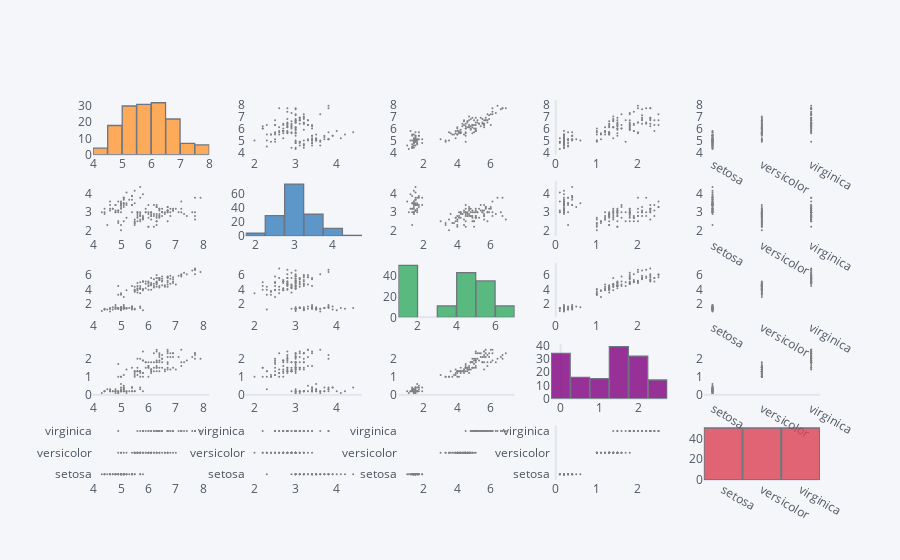

Here is the notebook cell this chart was saved with:
### Code cell
ds.scatter_matrix()

### Figure 1 — Plotly figure (JSON) as saved in the notebook; plotly's stock layout.template omitted (floating-point values rounded to 4 significant figures; data arrays with more than 128 entries replaced by an {"elided": "..."} marker saying what was removed)
{"data": [{"histfunc": "count", "histnorm": "", "marker": {"color": "rgba(255, 153, 51, 1.0)", "line": {"color": "#4D5663", "width": 1.3}}, "name": "sepal_length", "nbinsx": 10, "opacity": 0.8, "orientation": "v", "type": "histogram", "x": {"elided": "150 float values"}, "xaxis": "x", "yaxis": "y"}, {"line": {"color": "rgba(128, 128, 128, 1.0)", "dash": "solid", "shape": "linear", "width": 1.3}, "marker": {"size": 2, "symbol": "circle"}, "mode": "markers", "name": "sepal_length", "text": "", "type": "scatter", "x": {"elided": "150 float values"}, "xaxis": "x2", "y": {"elided": "150 float values"}, "yaxis": "y2"}, {"line": {"color": "rgba(128, 128, 128, 1.0)", "dash": "solid", "shape": "linear", "width": 1.3}, "marker": {"size": 2, "symbol": "circle"}, "mode": "markers", "name": "sepal_length", "text": "", "type": "scatter", "x": {"elided": "150 float values"}, "xaxis": "x3", "y": {"elided": "150 float values"}, "yaxis": "y3"}, {"line": {"color": "rgba(128, 128, 128, 1.0)", "dash": "solid", "shape": "linear", "width": 1.3}, "marker": {"size": 2, "symbol": "circle"}, "mode": "markers", "name": "sepal_length", "text": "", "type": "scatter", "x": {"elided": "150 float values"}, "xaxis": "x4", "y": {"elided": "150 float values"}, "yaxis": "y4"}, {"line": {"color": "rgba(128, 128, 128, 1.0)", "dash": "solid", "shape": "linear", "width": 1.3}, "marker": {"size": 2, "symbol": "circle"}, "mode": "markers", "name": "sepal_length", "text": "", "type": "scatter", "x": {"elided": "150 str values"}, "xaxis": "x5", "y": {"elided": "150 float values"}, "yaxis": "y5"}, {"line": {"color": "rgba(128, 128, 128, 1.0)", "dash": "solid", "shape": "linear", "width": 1.3}, "marker": {"size": 2, "symbol": "circle"}, "mode": "markers", "name": "sepal_width", "text": "", "type": "scatter", "x": {"elided": "150 float values"}, "xaxis": "x6", "y": {"elided": "150 float values"}, "yaxis": "y6"}, {"histfunc": "count", "histnorm": "", "marker": {"color": "rgba(55, 128, 191, 1.0)", "line": {"color": "#4D5663", "width": 1.3}}, "name": "sepal_width", "nbinsx": 10, "opacity": 0.8, "orientation": "v", "type": "histogram", "x": {"elided": "150 float values"}, "xaxis": "x7", "yaxis": "y7"}, {"line": {"color": "rgba(128, 128, 128, 1.0)", "dash": "solid", "shape": "linear", "width": 1.3}, "marker": {"size": 2, "symbol": "circle"}, "mode": "markers", "name": "sepal_width", "text": "", "type": "scatter", "x": {"elided": "150 float values"}, "xaxis": "x8", "y": {"elided": "150 float values"}, "yaxis": "y8"}, {"line": {"color": "rgba(128, 128, 128, 1.0)", "dash": "solid", "shape": "linear", "width": 1.3}, "marker": {"size": 2, "symbol": "circle"}, "mode": "markers", "name": "sepal_width", "text": "", "type": "scatter", "x": {"elided": "150 float values"}, "xaxis": "x9", "y": {"elided": "150 float values"}, "yaxis": "y9"}, {"line": {"color": "rgba(128, 128, 128, 1.0)", "dash": "solid", "shape": "linear", "width": 1.3}, "marker": {"size": 2, "symbol": "circle"}, "mode": "markers", "name": "sepal_width", "text": "", "type": "scatter", "x": {"elided": "150 str values"}, "xaxis": "x10", "y": {"elided": "150 float values"}, "yaxis": "y10"}, {"line": {"color": "rgba(128, 128, 128, 1.0)", "dash": "solid", "shape": "linear", "width": 1.3}, "marker": {"size": 2, "symbol": "circle"}, "mode": "markers", "name": "petal_length", "text": "", "type": "scatter", "x": {"elided": "150 float values"}, "xaxis": "x11", "y": {"elided": "150 float values"}, "yaxis": "y11"}, {"line": {"color": "rgba(128, 128, 128, 1.0)", "dash": "solid", "shape": "linear", "width": 1.3}, "marker": {"size": 2, "symbol": "circle"}, "mode": "markers", "name": "petal_length", "text": "", "type": "scatter", "x": {"elided": "150 float values"}, "xaxis": "x12", "y": {"elided": "150 float values"}, "yaxis": "y12"}, {"histfunc": "count", "histnorm": "", "marker": {"color": "rgba(50, 171, 96, 1.0)", "line": {"color": "#4D5663", "width": 1.3}}, "name": "petal_length", "nbinsx": 10, "opacity": 0.8, "orientation": "v", "type": "histogram", "x": {"elided": "150 float values"}, "xaxis": "x13", "yaxis": "y13"}, {"line": {"color": "rgba(128, 128, 128, 1.0)", "dash": "solid", "shape": "linear", "width": 1.3}, "marker": {"size": 2, "symbol": "circle"}, "mode": "markers", "name": "petal_length", "text": "", "type": "scatter", "x": {"elided": "150 float values"}, "xaxis": "x14", "y": {"elided": "150 float values"}, "yaxis": "y14"}, {"line": {"color": "rgba(128, 128, 128, 1.0)", "dash": "solid", "shape": "linear", "width": 1.3}, "marker": {"size": 2, "symbol": "circle"}, "mode": "markers", "name": "petal_length", "text": "", "type": "scatter", "x": {"elided": "150 str values"}, "xaxis": "x15", "y": {"elided": "150 float values"}, "yaxis": "y15"}, {"line": {"color": "rgba(128, 128, 128, 1.0)", "dash": "solid", "shape": "linear", "width": 1.3}, "marker": {"size": 2, "symbol": "circle"}, "mode": "markers", "name": "petal_width", "text": "", "type": "scatter", "x": {"elided": "150 float values"}, "xaxis": "x16", "y": {"elided": "150 float values"}, "yaxis": "y16"}, {"line": {"color": "rgba(128, 128, 128, 1.0)", "dash": "solid", "shape": "linear", "width": 1.3}, "marker": {"size": 2, "symbol": "circle"}, "mode": "markers", "name": "petal_width", "text": "", "type": "scatter", "x": {"elided": "150 float values"}, "xaxis": "x17", "y": {"elided": "150 float values"}, "yaxis": "y17"}, {"line": {"color": "rgba(128, 128, 128, 1.0)", "dash": "solid", "shape": "linear", "width": 1.3}, "marker": {"size": 2, "symbol": "circle"}, "mode": "markers", "name": "petal_width", "text": "", "type": "scatter", "x": {"elided": "150 float values"}, "xaxis": "x18", "y": {"elided": "150 float values"}, "yaxis": "y18"}, {"histfunc": "count", "histnorm": "", "marker": {"color": "rgba(128, 0, 128, 1.0)", "line": {"color": "#4D5663", "width": 1.3}}, "name": "petal_width", "nbinsx": 10, "opacity": 0.8, "orientation": "v", "type": "histogram", "x": {"elided": "150 float values"}, "xaxis": "x19", "yaxis": "y19"}, {"line": {"color": "rgba(128, 128, 128, 1.0)", "dash": "solid", "shape": "linear", "width": 1.3}, "marker": {"size": 2, "symbol": "circle"}, "mode": "markers", "name": "petal_width", "text": "", "type": "scatter", "x": {"elided": "150 str values"}, "xaxis": "x20", "y": {"elided": "150 float values"}, "yaxis": "y20"}, {"line": {"color": "rgba(128, 128, 128, 1.0)", "dash": "solid", "shape": "linear", "width": 1.3}, "marker": {"size": 2, "symbol": "circle"}, "mode": "markers", "name": "species", "text": "", "type": "scatter", "x": {"elided": "150 float values"}, "xaxis": "x21", "y": {"elided": "150 str values"}, "yaxis": "y21"}, {"line": {"color": "rgba(128, 128, 128, 1.0)", "dash": "solid", "shape": "linear", "width": 1.3}, "marker": {"size": 2, "symbol": "circle"}, "mode": "markers", "name": "species", "text": "", "type": "scatter", "x": {"elided": "150 float values"}, "xaxis": "x22", "y": {"elided": "150 str values"}, "yaxis": "y22"}, {"line": {"color": "rgba(128, 128, 128, 1.0)", "dash": "solid", "shape": "linear", "width": 1.3}, "marker": {"size": 2, "symbol": "circle"}, "mode": "markers", "name": "species", "text": "", "type": "scatter", "x": {"elided": "150 float values"}, "xaxis": "x23", "y": {"elided": "150 str values"}, "yaxis": "y23"}, {"line": {"color": "rgba(128, 128, 128, 1.0)", "dash": "solid", "shape": "linear", "width": 1.3}, "marker": {"size": 2, "symbol": "circle"}, "mode": "markers", "name": "species", "text": "", "type": "scatter", "x": {"elided": "150 float values"}, "xaxis": "x24", "y": {"elided": "150 str values"}, "yaxis": "y24"}, {"histfunc": "count", "histnorm": "", "marker": {"color": "rgba(219, 64, 82, 1.0)", "line": {"color": "#4D5663", "width": 1.3}}, "name": "species", "nbinsx": 10, "opacity": 0.8, "orientation": "v", "type": "histogram", "x": {"elided": "150 str values"}, "xaxis": "x25", "yaxis": "y25"}], "layout": {"bargap": 0.02, "legend": {"bgcolor": "#F5F6F9", "font": {"color": "#4D5663"}}, "paper_bgcolor": "#F5F6F9", "plot_bgcolor": "#F5F6F9", "showlegend": false, "title": {"font": {"color": "#4D5663"}}, "xaxis": {"anchor": "y", "domain": [0, 0.16], "gridcolor": "#E1E5ED", "showgrid": false, "tickfont": {"color": "#4D5663"}, "title": {"font": {"color": "#4D5663"}, "text": ""}, "zerolinecolor": "#E1E5ED"}, "xaxis10": {"anchor": "y10", "domain": [0.84, 1], "gridcolor": "#E1E5ED", "showgrid": false, "tickfont": {"color": "#4D5663"}, "title": {"font": {"color": "#4D5663"}, "text": ""}, "zerolinecolor": "#E1E5ED"}, "xaxis11": {"anchor": "y11", "domain": [0, 0.16], "gridcolor": "#E1E5ED", "showgrid": false, "tickfont": {"color": "#4D5663"}, "title": {"font": {"color": "#4D5663"}, "text": ""}, "zerolinecolor": "#E1E5ED"}, "xaxis12": {"anchor": "y12", "domain": [0.21, 0.37], "gridcolor": "#E1E5ED", "showgrid": false, "tickfont": {"color": "#4D5663"}, "title": {"font": {"color": "#4D5663"}, "text": ""}, "zerolinecolor": "#E1E5ED"}, "xaxis13": {"anchor": "y13", "domain": [0.42, 0.58], "gridcolor": "#E1E5ED", "showgrid": false, "tickfont": {"color": "#4D5663"}, "title": {"font": {"color": "#4D5663"}, "text": ""}, "zerolinecolor": "#E1E5ED"}, "xaxis14": {"anchor": "y14", "domain": [0.63, 0.79], "gridcolor": "#E1E5ED", "showgrid": false, "tickfont": {"color": "#4D5663"}, "title": {"font": {"color": "#4D5663"}, "text": ""}, "zerolinecolor": "#E1E5ED"}, "xaxis15": {"anchor": "y15", "domain": [0.84, 1], "gridcolor": "#E1E5ED", "showgrid": false, "tickfont": {"color": "#4D5663"}, "title": {"font": {"color": "#4D5663"}, "text": ""}, "zerolinecolor": "#E1E5ED"}, "xaxis16": {"anchor": "y16", "domain": [0, 0.16], "gridcolor": "#E1E5ED", "showgrid": false, "tickfont": {"color": "#4D5663"}, "title": {"font": {"color": "#4D5663"}, "text": ""}, "zerolinecolor": "#E1E5ED"}, "xaxis17": {"anchor": "y17", "domain": [0.21, 0.37], "gridcolor": "#E1E5ED", "showgrid": false, "tickfont": {"color": "#4D5663"}, "title": {"font": {"color": "#4D5663"}, "text": ""}, "zerolinecolor": "#E1E5ED"}, "xaxis18": {"anchor": "y18", "domain": [0.42, 0.58], "gridcolor": "#E1E5ED", "showgrid": false, "tickfont": {"color": "#4D5663"}, "title": {"font": {"color": "#4D5663"}, "text": ""}, "zerolinecolor": "#E1E5ED"}, "xaxis19": {"anchor": "y19", "domain": [0.63, 0.79], "gridcolor": "#E1E5ED", "showgrid": false, "tickfont": {"color": "#4D5663"}, "title": {"font": {"color": "#4D5663"}, "text": ""}, "zerolinecolor": "#E1E5ED"}, "xaxis2": {"anchor": "y2", "domain": [0.21, 0.37], "gridcolor": "#E1E5ED", "showgrid": false, "tickfont": {"color": "#4D5663"}, "title": {"font": {"color": "#4D5663"}, "text": ""}, "zerolinecolor": "#E1E5ED"}, "xaxis20": {"anchor": "y20", "domain": [0.84, 1], "gridcolor": "#E1E5ED", "showgrid": false, "tickfont": {"color": "#4D5663"}, "title": {"font": {"color": "#4D5663"}, "text": ""}, "zerolinecolor": "#E1E5ED"}, "xaxis21": {"anchor": "y21", "domain": [0, 0.16], "gridcolor": "#E1E5ED", "showgrid": false, "tickfont": {"color": "#4D5663"}, "title": {"font": {"color": "#4D5663"}, "text": ""}, "zerolinecolor": "#E1E5ED"}, "xaxis22": {"anchor": "y22", "domain": [0.21, 0.37], "gridcolor": "#E1E5ED", "showgrid": false, "tickfont": {"color": "#4D5663"}, "title": {"font": {"color": "#4D5663"}, "text": ""}, "zerolinecolor": "#E1E5ED"}, "xaxis23": {"anchor": "y23", "domain": [0.42, 0.58], "gridcolor": "#E1E5ED", "showgrid": false, "tickfont": {"color": "#4D5663"}, "title": {"font": {"color": "#4D5663"}, "text": ""}, "zerolinecolor": "#E1E5ED"}, "xaxis24": {"anchor": "y24", "domain": [0.63, 0.79], "gridcolor": "#E1E5ED", "showgrid": false, "tickfont": {"color": "#4D5663"}, "title": {"font": {"color": "#4D5663"}, "text": ""}, "zerolinecolor": "#E1E5ED"}, "xaxis25": {"anchor": "y25", "domain": [0.84, 1], "gridcolor": "#E1E5ED", "showgrid": false, "tickfont": {"color": "#4D5663"}, "title": {"font": {"color": "#4D5663"}, "text": ""}, "zerolinecolor": "#E1E5ED"}, "xaxis3": {"anchor": "y3", "domain": [0.42, 0.58], "gridcolor": "#E1E5ED", "showgrid": false, "tickfont": {"color": "#4D5663"}, "title": {"font": {"color": "#4D5663"}, "text": ""}, "zerolinecolor": "#E1E5ED"}, "xaxis4": {"anchor": "y4", "domain": [0.63, 0.79], "gridcolor": "#E1E5ED", "showgrid": false, "tickfont": {"color": "#4D5663"}, "title": {"font": {"color": "#4D5663"}, "text": ""}, "zerolinecolor": "#E1E5ED"}, "xaxis5": {"anchor": "y5", "domain": [0.84, 1], "gridcolor": "#E1E5ED", "showgrid": false, "tickfont": {"color": "#4D5663"}, "title": {"font": {"color": "#4D5663"}, "text": ""}, "zerolinecolor": "#E1E5ED"}, "xaxis6": {"anchor": "y6", "domain": [0, 0.16], "gridcolor": "#E1E5ED", "showgrid": false, "tickfont": {"color": "#4D5663"}, "title": {"font": {"color": "#4D5663"}, "text": ""}, "zerolinecolor": "#E1E5ED"}, "xaxis7": {"anchor": "y7", "domain": [0.21, 0.37], "gridcolor": "#E1E5ED", "showgrid": false, "tickfont": {"color": "#4D5663"}, "title": {"font": {"color": "#4D5663"}, "text": ""}, "zerolinecolor": "#E1E5ED"}, "xaxis8": {"anchor": "y8", "domain": [0.42, 0.58], "gridcolor": "#E1E5ED", "showgrid": false, "tickfont": {"color": "#4D5663"}, "title": {"font": {"color": "#4D5663"}, "text": ""}, "zerolinecolor": "#E1E5ED"}, "xaxis9": {"anchor": "y9", "domain": [0.63, 0.79], "gridcolor": "#E1E5ED", "showgrid": false, "tickfont": {"color": "#4D5663"}, "title": {"font": {"color": "#4D5663"}, "text": ""}, "zerolinecolor": "#E1E5ED"}, "yaxis": {"anchor": "x", "domain": [0.856, 1], "gridcolor": "#E1E5ED", "showgrid": false, "tickfont": {"color": "#4D5663"}, "title": {"font": {"color": "#4D5663"}, "text": ""}, "zerolinecolor": "#E1E5ED"}, "yaxis10": {"anchor": "x10", "domain": [0.642, 0.786], "gridcolor": "#E1E5ED", "showgrid": false, "tickfont": {"color": "#4D5663"}, "title": {"font": {"color": "#4D5663"}, "text": ""}, "zerolinecolor": "#E1E5ED"}, "yaxis11": {"anchor": "x11", "domain": [0.428, 0.572], "gridcolor": "#E1E5ED", "showgrid": false, "tickfont": {"color": "#4D5663"}, "title": {"font": {"color": "#4D5663"}, "text": ""}, "zerolinecolor": "#E1E5ED"}, "yaxis12": {"anchor": "x12", "domain": [0.428, 0.572], "gridcolor": "#E1E5ED", "showgrid": false, "tickfont": {"color": "#4D5663"}, "title": {"font": {"color": "#4D5663"}, "text": ""}, "zerolinecolor": "#E1E5ED"}, "yaxis13": {"anchor": "x13", "domain": [0.428, 0.572], "gridcolor": "#E1E5ED", "showgrid": false, "tickfont": {"color": "#4D5663"}, "title": {"font": {"color": "#4D5663"}, "text": ""}, "zerolinecolor": "#E1E5ED"}, "yaxis14": {"anchor": "x14", "domain": [0.428, 0.572], "gridcolor": "#E1E5ED", "showgrid": false, "tickfont": {"color": "#4D5663"}, "title": {"font": {"color": "#4D5663"}, "text": ""}, "zerolinecolor": "#E1E5ED"}, "yaxis15": {"anchor": "x15", "domain": [0.428, 0.572], "gridcolor": "#E1E5ED", "showgrid": false, "tickfont": {"color": "#4D5663"}, "title": {"font": {"color": "#4D5663"}, "text": ""}, "zerolinecolor": "#E1E5ED"}, "yaxis16": {"anchor": "x16", "domain": [0.214, 0.358], "gridcolor": "#E1E5ED", "showgrid": false, "tickfont": {"color": "#4D5663"}, "title": {"font": {"color": "#4D5663"}, "text": ""}, "zerolinecolor": "#E1E5ED"}, "yaxis17": {"anchor": "x17", "domain": [0.214, 0.358], "gridcolor": "#E1E5ED", "showgrid": false, "tickfont": {"color": "#4D5663"}, "title": {"font": {"color": "#4D5663"}, "text": ""}, "zerolinecolor": "#E1E5ED"}, "yaxis18": {"anchor": "x18", "domain": [0.214, 0.358], "gridcolor": "#E1E5ED", "showgrid": false, "tickfont": {"color": "#4D5663"}, "title": {"font": {"color": "#4D5663"}, "text": ""}, "zerolinecolor": "#E1E5ED"}, "yaxis19": {"anchor": "x19", "domain": [0.214, 0.358], "gridcolor": "#E1E5ED", "showgrid": false, "tickfont": {"color": "#4D5663"}, "title": {"font": {"color": "#4D5663"}, "text": ""}, "zerolinecolor": "#E1E5ED"}, "yaxis2": {"anchor": "x2", "domain": [0.856, 1], "gridcolor": "#E1E5ED", "showgrid": false, "tickfont": {"color": "#4D5663"}, "title": {"font": {"color": "#4D5663"}, "text": ""}, "zerolinecolor": "#E1E5ED"}, "yaxis20": {"anchor": "x20", "domain": [0.214, 0.358], "gridcolor": "#E1E5ED", "showgrid": false, "tickfont": {"color": "#4D5663"}, "title": {"font": {"color": "#4D5663"}, "text": ""}, "zerolinecolor": "#E1E5ED"}, "yaxis21": {"anchor": "x21", "domain": [0, 0.144], "gridcolor": "#E1E5ED", "showgrid": false, "tickfont": {"color": "#4D5663"}, "title": {"font": {"color": "#4D5663"}, "text": ""}, "zerolinecolor": "#E1E5ED"}, "yaxis22": {"anchor": "x22", "domain": [0, 0.144], "gridcolor": "#E1E5ED", "showgrid": false, "tickfont": {"color": "#4D5663"}, "title": {"font": {"color": "#4D5663"}, "text": ""}, "zerolinecolor": "#E1E5ED"}, "yaxis23": {"anchor": "x23", "domain": [0, 0.144], "gridcolor": "#E1E5ED", "showgrid": false, "tickfont": {"color": "#4D5663"}, "title": {"font": {"color": "#4D5663"}, "text": ""}, "zerolinecolor": "#E1E5ED"}, "yaxis24": {"anchor": "x24", "domain": [0, 0.144], "gridcolor": "#E1E5ED", "showgrid": false, "tickfont": {"color": "#4D5663"}, "title": {"font": {"color": "#4D5663"}, "text": ""}, "zerolinecolor": "#E1E5ED"}, "yaxis25": {"anchor": "x25", "domain": [0, 0.144], "gridcolor": "#E1E5ED", "showgrid": false, "tickfont": {"color": "#4D5663"}, "title": {"font": {"color": "#4D5663"}, "text": ""}, "zerolinecolor": "#E1E5ED"}, "yaxis3": {"anchor": "x3", "domain": [0.856, 1], "gridcolor": "#E1E5ED", "showgrid": false, "tickfont": {"color": "#4D5663"}, "title": {"font": {"color": "#4D5663"}, "text": ""}, "zerolinecolor": "#E1E5ED"}, "yaxis4": {"anchor": "x4", "domain": [0.856, 1], "gridcolor": "#E1E5ED", "showgrid": false, "tickfont": {"color": "#4D5663"}, "title": {"font": {"color": "#4D5663"}, "text": ""}, "zerolinecolor": "#E1E5ED"}, "yaxis5": {"anchor": "x5", "domain": [0.856, 1], "gridcolor": "#E1E5ED", "showgrid": false, "tickfont": {"color": "#4D5663"}, "title": {"font": {"color": "#4D5663"}, "text": ""}, "zerolinecolor": "#E1E5ED"}, "yaxis6": {"anchor": "x6", "domain": [0.642, 0.786], "gridcolor": "#E1E5ED", "showgrid": false, "tickfont": {"color": "#4D5663"}, "title": {"font": {"color": "#4D5663"}, "text": ""}, "zerolinecolor": "#E1E5ED"}, "yaxis7": {"anchor": "x7", "domain": [0.642, 0.786], "gridcolor": "#E1E5ED", "showgrid": false, "tickfont": {"color": "#4D5663"}, "title": {"font": {"color": "#4D5663"}, "text": ""}, "zerolinecolor": "#E1E5ED"}, "yaxis8": {"anchor": "x8", "domain": [0.642, 0.786], "gridcolor": "#E1E5ED", "showgrid": false, "tickfont": {"color": "#4D5663"}, "title": {"font": {"color": "#4D5663"}, "text": ""}, "zerolinecolor": "#E1E5ED"}, "yaxis9": {"anchor": "x9", "domain": [0.642, 0.786], "gridcolor": "#E1E5ED", "showgrid": false, "tickfont": {"color": "#4D5663"}, "title": {"font": {"color": "#4D5663"}, "text": ""}, "zerolinecolor": "#E1E5ED"}}}
